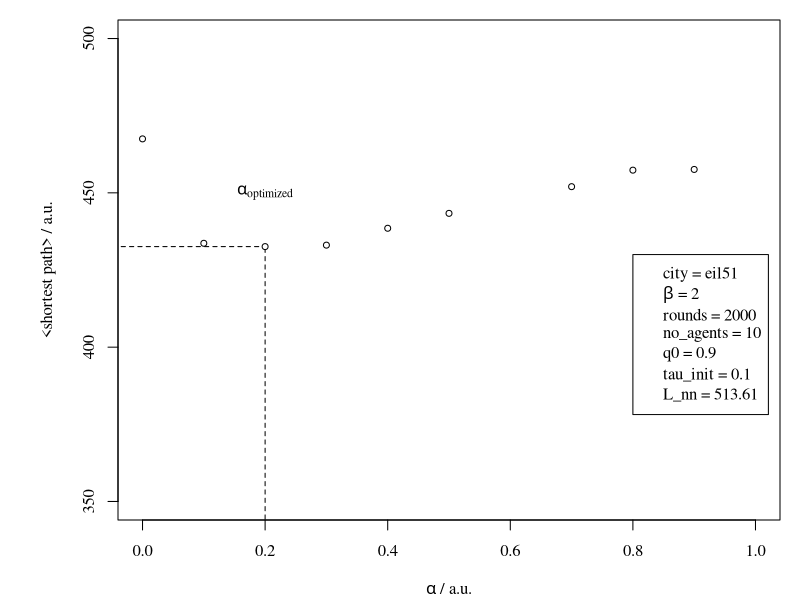

Generate this figure with R:
#Plot alpha vs. global_shortest_path_average

# no_agents = 10;       						
# rounds = 2000										
# start_city = 1;										
# q0 = 0.9;
# tau_init = 0.1;                               
#V = 2;

rm(list = ls())

alpha = c(0,0.1,0.2,0.3,0.4,0.5,0.7,0.8,0.9)
global_shortest_path_average = c( 467.4848,433.6548,432.5827,433.0562,438.5247,443.3537, 452.0009,  457.3505,457.5814)

#Grafik
par(family="serif",oma=c(0,1,0,0),mgp=c(2.9,1,0),mar=c(4,4.9,1,1),cex.lab=1,cex=1)
plot(alpha,global_shortest_path_average,type="n",
     xlim=c(0,1),
     ylim=c(350,500),
     xlab=expression(paste(alpha," / ", a.u.)),
     ylab=expression(paste("<shortest path>"," / ", a.u.)),
     
)


legend(0.8,430,c(expression(paste("city"," = ","eil51")),expression(paste(beta," = ",2)),expression(paste(rounds," = ",2000)),expression(paste(no_agents," = ",10)),expression(paste(q0," = ",0.9)),expression(paste(tau_init," = ",0.1)),expression(paste(L_nn," = ",513.61))))
#arrows(0.2,410,0.2,430,length=0.1,angle=30)
text(0.2,450,expression(paste(alpha[optimized])))
arrows(-1,432.5827,0.2,432.5827,length=0,lty=2)
arrows(0.2,320,0.2,432.5827,length=0,lty=2)

points(alpha,global_shortest_path_average,cex=0.8,pc=21,bg="white")

#dev.copy2pdf(file="alpha_vs_shortestpath.pdf",height=7,width=12)